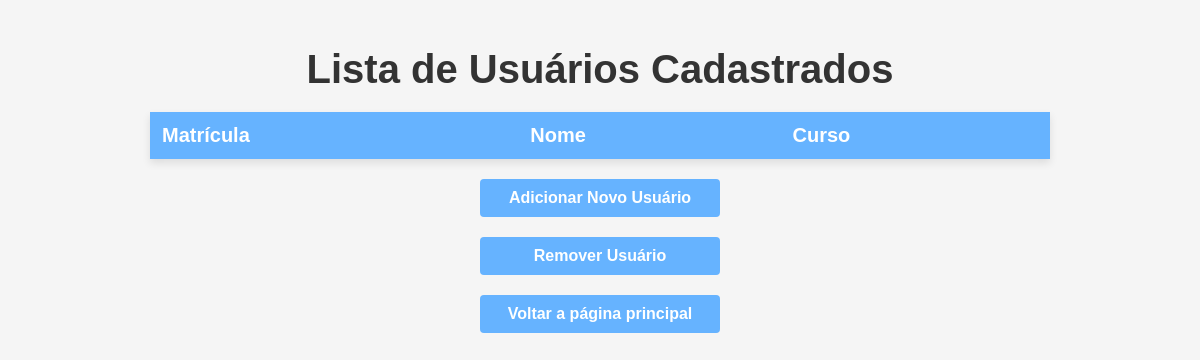
Before: /consultar_usuarios/ (signed in) with the older database file.
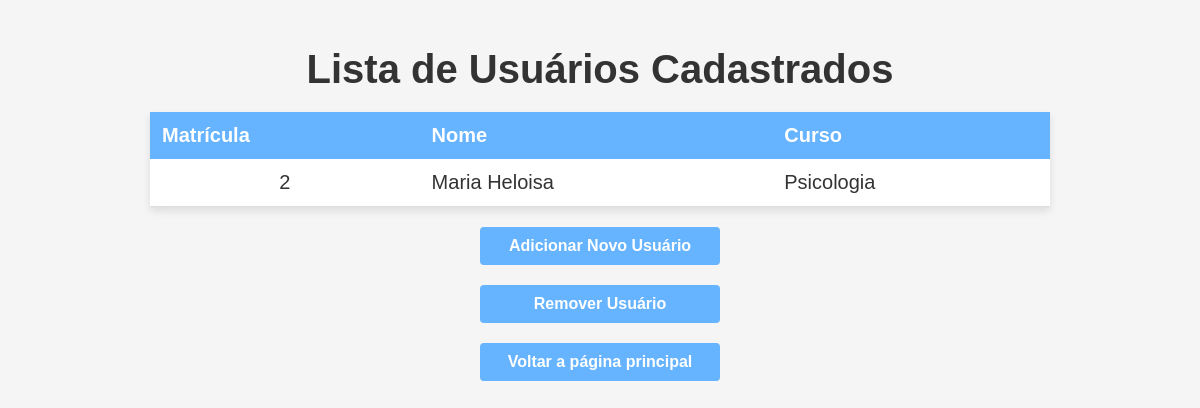
After: the same page with the newer database file.
### biblioteca/models.py (models this page shows, shortened)
class Usuario(models.Model):
    nome = models.CharField(max_length=100)
    email = models.EmailField(max_length=254, unique=True)
    curso = models.CharField(max_length=100)
    matricula = models.IntegerField(unique=True, blank=True, null=True)

### biblioteca/views.py (the view)
# urls.py: path('consultar_usuarios/', views.consultar_usuarios, name='consultar_usuarios'),
@login_required
def consultar_usuarios(request):
    usuarios = Usuario.objects.all()
    return render(
        request, "paginas_consultas/consultar_usuarios.html", {"usuarios": usuarios}
    )

### biblioteca/templates/paginas_consultas/consultar_usuarios.html (shortened to what this page needs)
{% load static %}
<!DOCTYPE html>
<html lang="pt-br">
<head>
    {% block style %}
        <link rel="stylesheet" href="{% static 'css/css_consulta/consulta.css' %}">
    {% endblock style %}
</head>
<body>
    {% block main %}
        <h1>Lista de Usuários Cadastrados</h1>
        <table>
            <thead>
                <tr>
                    <th>Matrícula</th>
                    <th>Nome</th>
                    <th>Curso</th>
                </tr>
            </thead>
            <tbody>
                {% for usuario in usuarios %}
                <tr>
                    <td style="text-align: center;">{{ usuario.matricula }}</td>
                    <td>{{ usuario.nome }}</td>
                    <td>{{ usuario.curso }}</td>
                </tr>
                {% endfor %}
            </tbody>
        </table>
        <a href="{% url 'cadastrar_usuario' %}">Adicionar Novo Usuário</a>
        <a href="{% url 'remover_usuario' %}">Remover Usuário</a>
        <a href="{% url 'Home' %}">Voltar a página principal</a>
    {% endblock main %}
</body>
</html>

Changed rows visible on the page:
added Usuario: matricula "2", nome "Maria Heloisa", curso "Psicologia"
